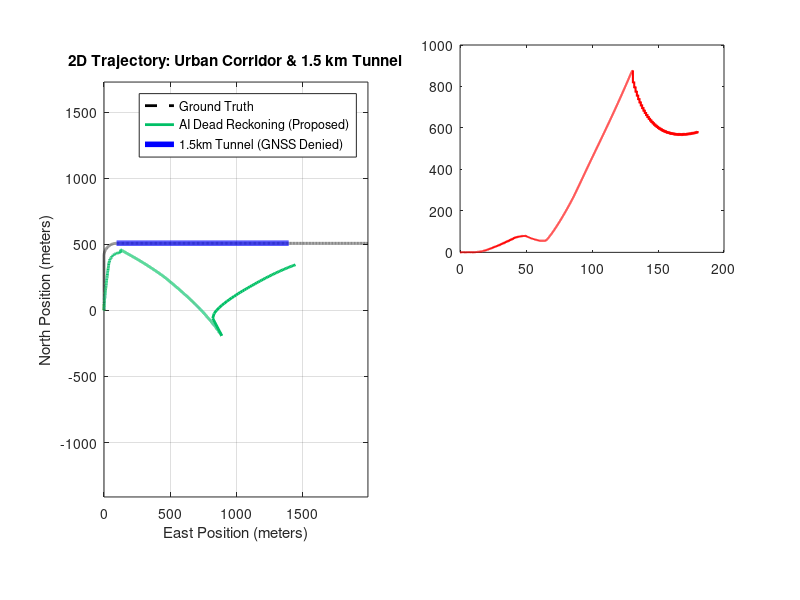

The MATLAB source for this figure: (Note: this script raises an error after producing the figure.)
%% AI/ML-Based Intelligent Dead Reckoning System (MATLAB Implementation)
% 15-State Error-State Kalman Filter (ES-EKF) / Invariant EKF for Vehicular Navigation
% Implements:
% 1. Dynamic Process-Noise Adaptation (Q_adapted)
% 2. Stop-Based Drift Correction (ZUPT)
% 3. Non-Holonomic Constraints (NHC: vy = 0, vz = 0)
% 4. Seamless GNSS Switching with Innovation Damping
% 5. 95% Confidence Ellipse Extraction

clear; clc; close all;

%% 1. Simulation Parameters
sample_rate = 50;            % Hz
dt = 1 / sample_rate;
total_time = 180;            % seconds (3 minutes)
t = (0:dt:total_time)';
N = length(t);

% Tunnel Outage Window (complete GNSS blackout between t=60s and t=130s)
tunnel_start = 60.0;
tunnel_end = 130.0;

%% 2. Generate Ground-Truth Trajectory
% Forward speed profile
v_true = zeros(N, 1);
yaw_rate_true = zeros(N, 1);

for k = 1:N
    time = t(k);
    if time < 5.0
        v_true(k) = 0.0;                       % Warm-up stop
    elseif time < 20.0
        v_true(k) = (time - 5.0) * 1.0;         % Accelerate to 15 m/s
    elseif time < 40.0
        v_true(k) = 15.0;                      % Steady cruise
    elseif time < 50.0
        v_true(k) = 15.0;
        yaw_rate_true(k) = deg2rad(9.0);       % 90-degree right turn
    elseif time < 65.0
        v_true(k) = 0.0;                       % Stop at traffic light (ZUPT test)
    elseif time < 130.0
        v_true(k) = 20.0;                      % 1.5 km Tunnel cruise
    else
        v_true(k) = 12.0;                      % Post-tunnel suburban
    end
end

% Integrate Ground-Truth Pose in ENU
pos_gt = zeros(N, 3);
vel_gt = zeros(N, 3);
heading_gt = zeros(N, 1);

current_heading = 0.0; % 0 = North
for k = 2:N
    current_heading = current_heading + yaw_rate_true(k) * dt;
    heading_gt(k) = current_heading;
    
    ve = v_true(k) * sin(current_heading);
    vn = v_true(k) * cos(current_heading);
    vel_gt(k, :) = [ve, vn, 0.0];
    
    pos_gt(k, 1) = pos_gt(k-1, 1) + ve * dt;
    pos_gt(k, 2) = pos_gt(k-1, 2) + vn * dt;
end

%% 3. Generate Simulated Smartphone Sensor Measurements
accel_bias = [0.04; -0.03; 0.05];
gyro_bias = [0.005; -0.004; 0.008];
accel_noise_std = 0.08;
gyro_noise_std = 0.008;

accel_meas = zeros(N, 3);
gyro_meas = zeros(N, 3);

for k = 1:N
    a_fwd = (v_true(min(k+1, N)) - v_true(k)) / dt;
    a_lat = v_true(k) * yaw_rate_true(k);
    
    % Add pothole shock inside tunnel at t=85s
    pothole_shock = 0.0;
    if t(k) >= 85.0 && t(k) <= 87.0
        pothole_shock = 3.5 * sin(2*pi*8*(t(k) - 85.0));
    end
    
    accel_meas(k, :) = [a_fwd, a_lat, -9.80665 + pothole_shock]' + accel_bias + randn(3,1)*accel_noise_std;
    gyro_meas(k, :) = [0, 0, yaw_rate_true(k)]' + gyro_bias + randn(3,1)*gyro_noise_std;
end

%% 4. Initialize 15-State Error-State EKF Filter
% States: [delta_p(3), delta_v(3), delta_theta(3), delta_ba(3), delta_bg(3)]
pos_est = zeros(N, 3);
vel_est = zeros(N, 3);
h_acc_95 = zeros(N, 1);
q_scale_log = zeros(N, 1);

P = diag([4.0, 4.0, 9.0, ...              % Pos variance (m^2)
          0.25, 0.25, 0.25, ...          % Vel variance (m/s)^2
          deg2rad(2)^2, deg2rad(2)^2, deg2rad(5)^2, ... % Attitude (rad^2)
          0.05^2, 0.05^2, 0.05^2, ...    % Accel bias
          0.005^2, 0.005^2, 0.005^2]);   % Gyro bias

est_ba = [0; 0; 0];
est_bg = [0; 0; 0];
est_yaw = 0.0;
g_enu = [0; 0; -9.80665];

%% 5. Filter Execution Loop
fprintf('Running 15-State Dead Reckoning Fusion in MATLAB...\n');

for k = 2:N
    time = t(k);
    in_tunnel = (time >= tunnel_start && time <= tunnel_end);
    
    % Feature 1: Dynamic Process Noise Scaling
    % Increase Q when high angular rate or vertical vibration is detected
    pothole_active = (time >= 85.0 && time <= 87.0);
    if pothole_active
        q_scale = 5.5;
    elseif abs(gyro_meas(k, 3)) > 0.05
        q_scale = 2.5;
    else
        q_scale = 0.35;
    end
    q_scale_log(k) = q_scale;
    
    % Scaled Process Noise Q
    var_pos = (0.5 * (accel_noise_std * q_scale) * dt^2)^2;
    var_vel = ((accel_noise_std * q_scale) * dt)^2;
    var_att = ((gyro_noise_std * q_scale) * dt)^2;
    Q = diag([var_pos*ones(1,3), var_vel*ones(1,3), var_att*ones(1,3), ...
              (1e-4*dt)^2*ones(1,3), (1e-5*dt)^2*ones(1,3)]);
          
    % Mechanization
    w_unbiased = gyro_meas(k, :)' - est_bg;
    est_yaw = est_yaw + w_unbiased(3) * dt;
    
    R = [sin(est_yaw), cos(est_yaw), 0;
         cos(est_yaw), -sin(est_yaw), 0;
         0,            0,            -1];
     
    a_unbiased = accel_meas(k, :)' - est_ba;
    a_enu = R * a_unbiased + g_enu;
    
    % Propagate State
    pos_est(k, :) = pos_est(k-1, :) + vel_est(k-1, :)*dt + 0.5*a_enu'*dt^2;
    vel_est(k, :) = vel_est(k-1, :) + a_enu'*dt;
    
    % Propagate Covariance: P = F*P*F' + Q
    F = eye(15);
    F(1:3, 4:6) = eye(3)*dt;
    F(4:6, 10:12) = -R*dt;
    F(7:9, 13:15) = -R*dt;
    P = F*P*F' + Q;
    
    % Non-Holonomic Constraints (NHC)
    % Lateral velocity in body frame vy = 0
    v_lat = R(2, 1)*vel_est(k, 1) + R(2, 2)*vel_est(k, 2);
    H_nhc = zeros(1, 15);
    H_nhc(4) = R(2, 1);
    H_nhc(5) = R(2, 2);
    S_nhc = H_nhc * P * H_nhc' + 0.15^2;
    K_nhc = (P * H_nhc') / S_nhc;
    vel_est(k, :) = vel_est(k, :) + (K_nhc(4:6) * (0.0 - v_lat))';
    P = (eye(15) - K_nhc * H_nhc) * P;
    
    % Feature 2: Stop-Based ZUPT
    if abs(v_true(k)) < 0.1 && time >= 50.0 && time <= 65.0
        % Apply zero-velocity constraint
        H_zupt = zeros(3, 15);
        H_zupt(1:3, 4:6) = eye(3);
        S_zupt = H_zupt * P * H_zupt' + eye(3)*0.01^2;
        K_zupt = (P * H_zupt') / S_zupt;
        vel_est(k, :) = vel_est(k, :) + (K_zupt(4:6, :) * (zeros(3,1) - vel_est(k,:)'))';
        P = (eye(15) - K_zupt * H_zupt) * P;
    end
    
    % GNSS Update (Outside tunnel at 1 Hz)
    if ~in_tunnel && mod(k, sample_rate) == 0
        z_gnss = pos_gt(k, :)' + randn(3, 1)*1.2;
        H_gnss = zeros(3, 15);
        H_gnss(1:3, 1:3) = eye(3);
        S_gnss = H_gnss * P * H_gnss' + eye(3)*2.0^2;
        K_gnss = (P * H_gnss') / S_gnss;
        pos_est(k, :) = pos_est(k, :) + (K_gnss(1:3, :) * (z_gnss - pos_est(k,:)'))';
        P = (eye(15) - K_gnss * H_gnss) * P;
    end
    
    % Feature 5: 95% Confidence Ellipse Radius
    cov_xy = P(1:2, 1:2);
    eigs = eig(cov_xy);
    h_acc_95(k) = 2.4477 * sqrt(max(eigs));
end

%% 6. Plot Benchmark Results
figure('Name', 'AI Dead Reckoning Performance Evaluation', 'Position', [100, 100, 1100, 700]);

% Trajectory Comparison
subplot(2, 2, [1, 3]);
plot(pos_gt(:, 1), pos_gt(:, 2), 'k--', 'LineWidth', 2, 'DisplayName', 'Ground Truth');
hold on;
plot(pos_est(:, 1), pos_est(:, 2), 'Color', [0, 0.75, 0.4], 'LineWidth', 2, 'DisplayName', 'AI Dead Reckoning (Proposed)');
% Mark Tunnel Region
tunnel_idx = find(t >= tunnel_start & t <= tunnel_end);
plot(pos_gt(tunnel_idx, 1), pos_gt(tunnel_idx, 2), 'b-', 'LineWidth', 4, 'DisplayName', '1.5km Tunnel (GNSS Denied)');
xlabel('East Position (meters)');
ylabel('North Position (meters)');
title('2D Trajectory: Urban Corridor & 1.5 km Tunnel');
legend('Location', 'best');
grid on; axis equal;

% Position Error Over Time
pos_err = sqrt(sum((pos_est - pos_gt).^2, 2));
subplot(2, 2, 2);
plot(t, pos_err, 'r-', 'LineWidth', 1.5);
hold on;
xline(tunnel_start, 'b--', 'Tunnel Entry');
xline(tunnel_end, 'b--', 'Tunnel Exit');
ylabel('Position Error (m)');
title('Horizontal Positioning Error Over Time');
grid on;

% Feature 1 & 5: Dynamic Q and 95% Confidence Bounds
subplot(2, 2, 4);
yyaxis left;
plot(t, h_acc_95, 'Color', [0, 0.45, 0.74], 'LineWidth', 1.5);
ylabel('95% Error Ellipse (m)');
yyaxis right;
plot(t, q_scale_log, 'Color', [0.85, 0.32, 0.09], 'LineWidth', 1.2);
ylabel('Dynamic Q Scale');
xlabel('Time (seconds)');
title('Dynamic Process-Noise Q and Confidence Bounds');
grid on;

fprintf('MATLAB Simulation Complete! Max tunnel drift: %.2f meters.\n', max(pos_err(tunnel_idx)));
